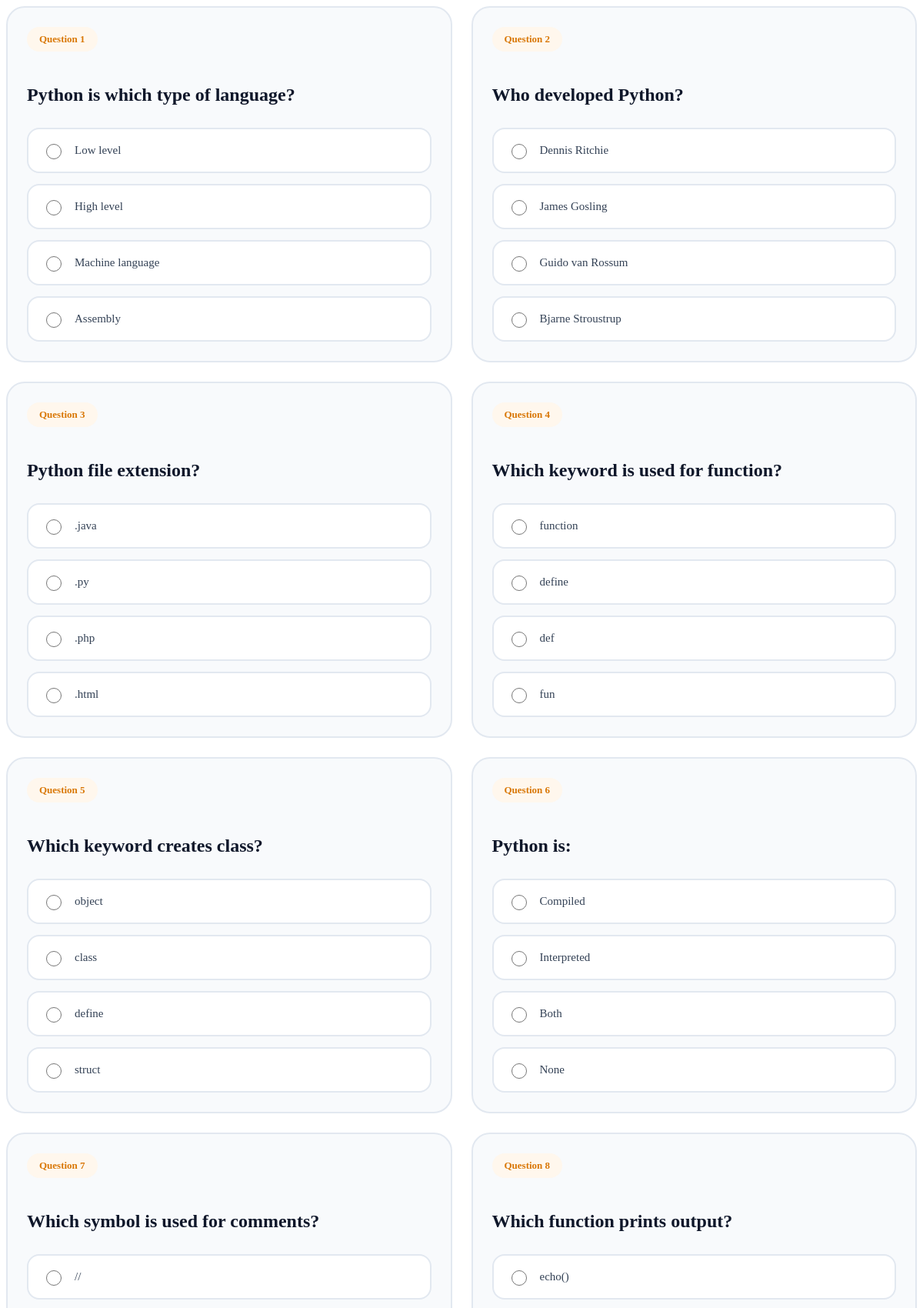
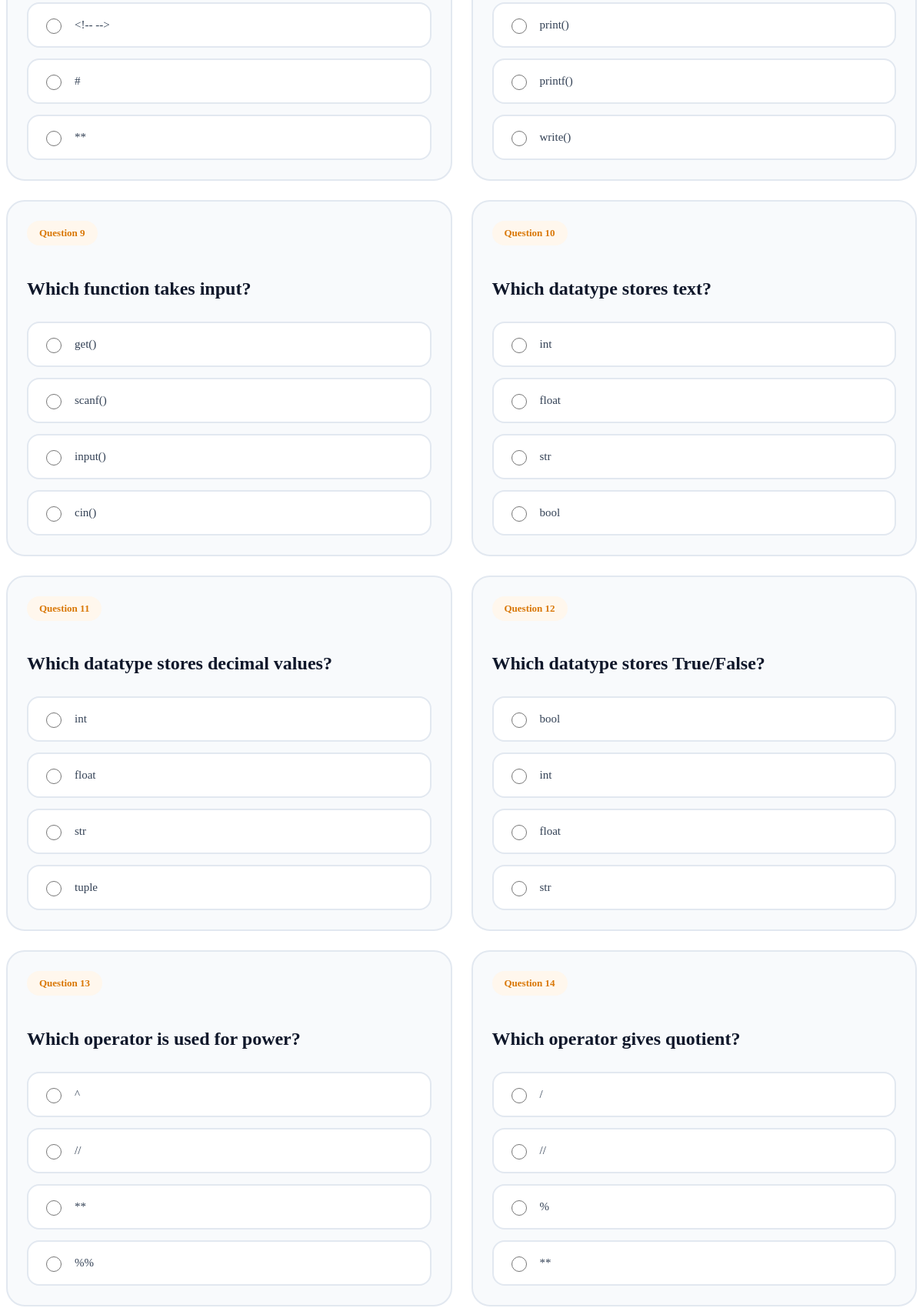
Screenshot of /test/ (signed in, upper part) with the database file from the repository (2 pictures, top to bottom).
### apanel/models.py (models this page shows, shortened)
class QuestionPaper(models.Model):
    quetion = models.TextField()
    option_1 = models.CharField(max_length=255)
    option_2 = models.CharField(max_length=255)
    option_3 = models.CharField(max_length=255)
    option_4 = models.CharField(max_length=255)
    answer = models.CharField(max_length=255)
    marks = models.IntegerField(default="")

### website/views.py (the view)
# urls.py: path('test/' , views.test , name="test"),
def test(req):
    if not req.session.get('user_id'):
        return redirect("/apti_login/")
    all_questions = admin_models.QuestionPaper.objects.all()
    paginator = Paginator(all_questions, 50)
    page_number = req.GET.get('page')
    paper = paginator.get_page(page_number)
    return render(
        req,
        "user/test.html",
        {
            "paper": paper
        }
    )

### templates/user/test.html (shortened to what this page needs)
<div class="question-content">
    <form method="post" action="/submit_test/" id="testForm">
        <div class="questions-grid">
            {% for question in paper %}
            <div class="question-box">
                <div class="question-number-box">
                    Question {{ forloop.counter }}
                </div>
                <h2 class="question-title">
                    {{ question.quetion }}
                </h2>
                <div class="options-container">
                    <label class="option-item">
                        <input type="radio"
                        name="selected_ans{{ question.id }}"
                        value="option_1">
                        <span>{{ question.option_1 }}</span>
                    </label>
                    <label class="option-item">
                        <input type="radio"
                        name="selected_ans{{ question.id }}"
                        value="option_2">
                        <span>{{ question.option_2 }}</span>
                    </label>
                    <label class="option-item">
                        <input type="radio"
                        name="selected_ans{{ question.id }}"
                        value="option_3">
                        <span>{{ question.option_3 }}</span>
                    </label>
                    <label class="option-item">
                        <input type="radio"
                        name="selected_ans{{ question.id }}"
                        value="option_4">
                        <span>{{ question.option_4 }}</span>
                    </label>
                </div>
            </div>
            {% endfor %}
        </div>
    </form>
</div>

### templates/user/test.html (style rules this page uses)
.questions-grid { display:grid; grid-template-columns:repeat(2,1fr); gap:25px; }
.question-box { background:#f8fafc; border:2px solid #e2e8f0; border-radius:24px; padding:25px; transition:.3s; }
.question-number-box { display:inline-block; padding:8px 16px; border-radius:40px; background:#fff7ed; color:#d97706; font-size:13px; font-weight:600; margin-bottom:18px; }
.question-title { font-size:24px; line-height:1.5; margin-bottom:25px; color:#0f172a; }
.options-container { display:flex; flex-direction:column; gap:14px; }
.option-item { display:flex; align-items:center; gap:14px; padding:16px 18px; border:2px solid #e2e8f0; border-radius:16px; background:#fff; cursor:pointer; transition:.3s; }
.option-item input { width:20px; height:20px; accent-color:#f59e0b; }
.option-item span { font-size:15px; color:#334155; }

### rows the page displays
QuestionPaper: quetion "Python is which type of language?", option_1 "Low level", option_2 "High level", option_3 "Machine language", option_4 "Assembly"
QuestionPaper: quetion "Who developed Python?", option_1 "Dennis Ritchie", option_2 "James Gosling", option_3 "Guido van Rossum", option_4 "Bjarne Stroustrup"
QuestionPaper: quetion "Python file extension?", option_1 ".java", option_2 ".py", option_3 ".php", option_4 ".html"
QuestionPaper: quetion "Which keyword is used for function?", option_1 "function", option_2 "define", option_3 "def", option_4 "fun"
QuestionPaper: quetion "Which keyword creates class?", option_1 "object", option_2 "class", option_3 "define", option_4 "struct"
QuestionPaper: quetion "Python is:", option_1 "Compiled", option_2 "Interpreted", option_3 "Both", option_4 "None"
QuestionPaper: quetion "Which symbol is used for comments?", option_1 "//", option_2 "<!-- -->", option_3 "#", option_4 "**"
QuestionPaper: quetion "Which function prints output?", option_1 "echo()", option_2 "print()", option_3 "printf()", option_4 "write()"
QuestionPaper: quetion "Which function takes input?", option_1 "get()", option_2 "scanf()", option_3 "input()", option_4 "cin()"
QuestionPaper: quetion "Which datatype stores text?", option_1 "int", option_2 "float", option_3 "str", option_4 "bool"
QuestionPaper: quetion "Which datatype stores decimal values?", option_1 "int", option_2 "float", option_3 "str", option_4 "tuple"
QuestionPaper: quetion "Which datatype stores True/False?", option_1 "bool", option_2 "int", option_3 "float", option_4 "str"
QuestionPaper: quetion "Which operator is used for power?", option_1 "^", option_2 "//", option_3 "**", option_4 "%%"
QuestionPaper: quetion "Which operator gives quotient?", option_1 "/", option_2 "//", option_3 "%", option_4 "**"
